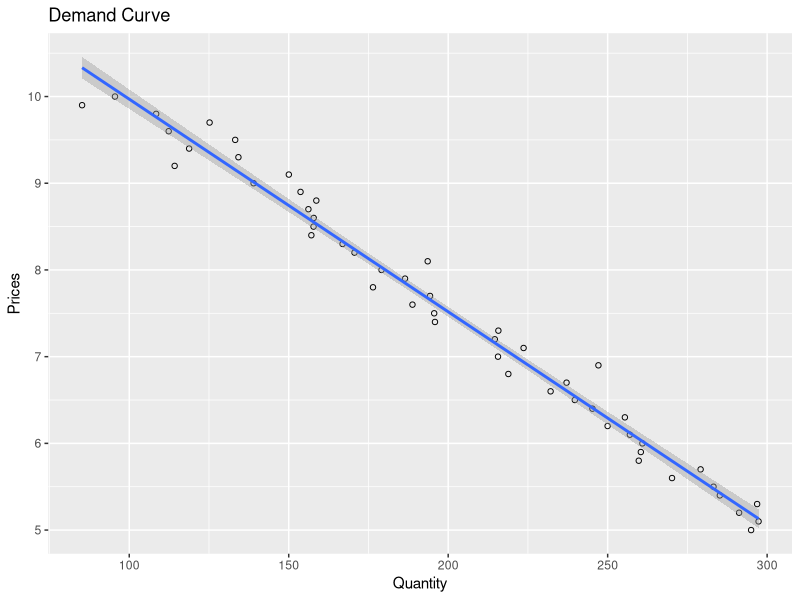
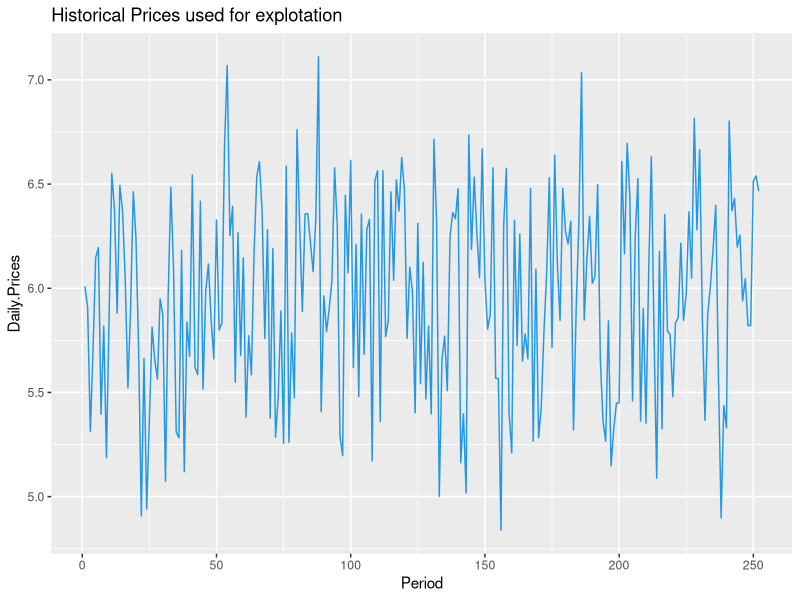
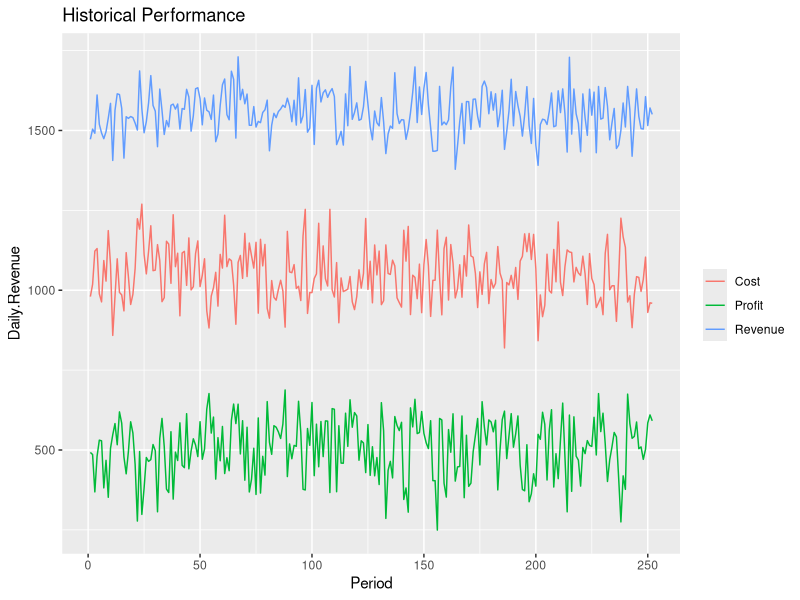

These charts were generated, in order, by the following R code:
## ---- chunk 1
knitr::opts_chunk$set(echo = TRUE)
## ---- chunk 2
library(ggplot2)

# example of linear demand curve (first equation) 

demand = function(p, alpha = -40, beta = 500, sd = 10) {

  error = rnorm(length(p), sd = sd)
  q = p*alpha + beta + error

  return(q)
}

set.seed(100)

prices = seq(from = 5, to = 10, by = 0.1)
q = demand(prices)

data = data.frame('prices' = prices,'quantity' = q)

ggplot(data, aes(quantity, prices)) +
  geom_point(shape=1) +
  geom_smooth(method='lm') +
  ggtitle('Demand Curve') + ylab("Prices") +xlab("Quantity")
## ---- chunk 3
set.seed(10)

hist.prices = rnorm(252, mean = 6, sd = .5) # random prices defined by the company
hist.demand = demand(hist.prices) # demand curve defined in the chunck above
hist.revenue = hist.prices*hist.demand # From the revenue equation
unity.cost = 4 # production cost per unity
hist.cost = unity.cost*hist.demand
hist.profit = (hist.prices - unity.cost)*hist.demand # From the price equation

data = data.frame('Period' = seq(1,252),'Daily.Prices' = hist.prices,
                  'Daily.Demand' = hist.demand, 'Daily.Revenue' = hist.revenue,
                  'Daily.Cost' = hist.cost, 'Daily.Profit' = hist.profit)

ggplot(data, aes(Period, Daily.Prices)) +
  geom_line(color = 4) +
  ggtitle('Historical Prices used for explotation')
## ---- chunk 4
ggplot(data, aes(Period, Daily.Revenue, colour = 'Revenue')) +
  geom_line() +
  geom_line(aes(Period, Daily.Profit, colour = 'Profit')) +
  geom_line(aes(Period, Daily.Cost, colour = 'Cost')) +
  labs(title = 'Historical Performance', colour = '')
